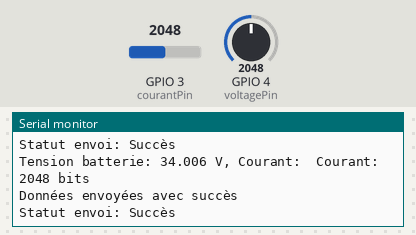
Simulated run of this sketch. Board: ESP32. On the bench: the last lines printed to the serial monitor. The test bench sets the inputs (shaded band); at power-on: GPIO 3 (courantPin) = 2048, GPIO 4 (voltagePin) = 2048.

Above: at 10.8 s.
10.9 s: GPIO 3 (courantPin) set to 2866
At 20.7 s:
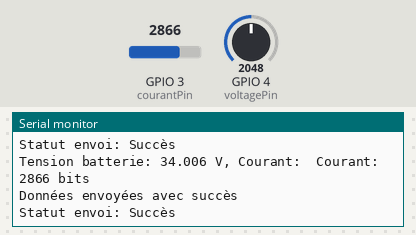
20.9 s: GPIO 4 (voltagePin) set to 2866
At 30.7 s:
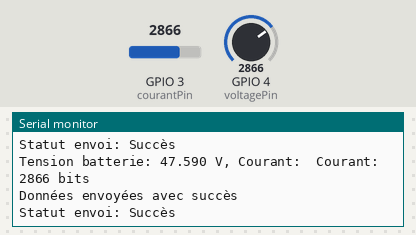
30.9 s: GPIO 3 (courantPin) set to 3603
At 40.4 s:
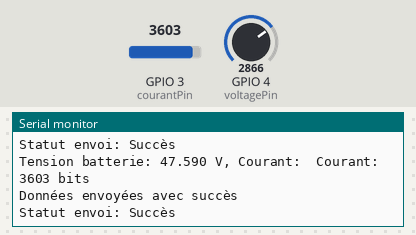
40.9 s: GPIO 4 (voltagePin) set to 3603
At 50.5 s:
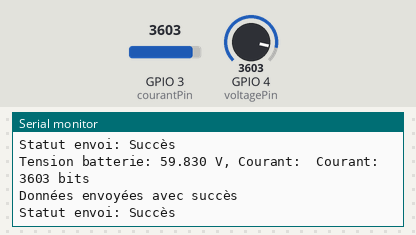
Timing chart, 0 to 51.9 s (numbered marks = the images above; inputs shaded):
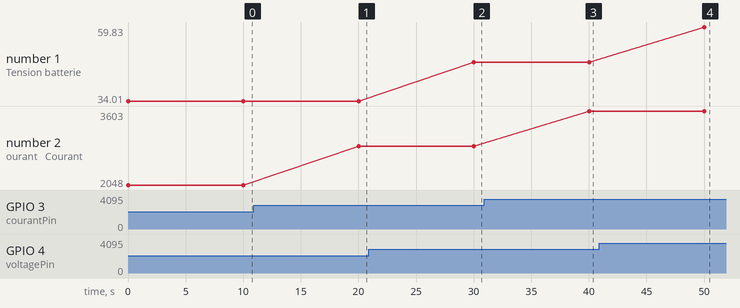

The sketch:

espnow_emetteur.ino
```cpp
#include <esp_now.h>
#include <WiFi.h>


// Adresse MAC du récepteur
uint8_t broadcastAddress[] = {0xe0, 0x72, 0xa1, 0x72, 0x34, 0xec};

// Structure des données

#pragma pack(push,1)
typedef struct struct_message {
  uint8_t device_id;
  int32_t tensionCC;  // Tension en mV
  int32_t courant;    // Courant en mA
  uint8_t checksum;
} struct_message;
#pragma pack(pop)
struct_message myData;

uint8_t calculateChecksum(struct_message *data){
  return (uint8_t)((data->device_id ^ data->tensionCC ^ data->courant) &0xFF);
}

// Paramètres du capteur de tension
const int voltagePin = 4;       // Broche ADC pour la tension batterie
const float tensionConversionSlope = 0.0182292;
const float tensionConversionOffset = -0.005208;
const float coef_ajust_voltage =0.911;


// Paramètres du capteur de courant
const int courantPin = 3;       // Broche ADC pour lle courant batterie

esp_now_peer_info_t peerInfo;

// Callback pour l'envoi ESP-NOW
void OnDataSent(const uint8_t *mac_addr, esp_now_send_status_t status) {
  Serial.print("\r\nStatut envoi: ");
  Serial.println(status == ESP_NOW_SEND_SUCCESS ? "Succès" : "Échec");
}

void setup() {
  Serial.begin(115200);

  // Configuration Wi-Fi
  WiFi.mode(WIFI_STA);

  // Initialisation ESP-NOW
  if (esp_now_init() != ESP_OK) {
    Serial.println("Erreur initialisation ESP-NOW");
    return;
  }


  analogSetPinAttenuation(voltagePin, ADC_11db);
  esp_now_register_send_cb(esp_now_send_cb_t(OnDataSent));

  // Configuration du pair (récepteur)
 memcpy(peerInfo.peer_addr, broadcastAddress, 6);
  peerInfo.channel = 0;
  peerInfo.encrypt = false;

  if (esp_now_add_peer(&peerInfo) != ESP_OK) {
    Serial.println("Échec ajout du pair");
    return;
  }


  myData.device_id = 1; // ID de l'appareil
}

void loop() {


  // Lecture ducourantbatterie
  int courantAdc = analogRead(courantPin);
  //envoi du courant : la conversion en ampere se fait dans nodered fonction shunt.
  myData.courant=courantAdc;

  //lecture de la tension batterie
   int voltageAdc = analogRead(voltagePin);
  float batteryVoltage =coef_ajust_voltage*( tensionConversionSlope * voltageAdc + tensionConversionOffset);
  myData.tensionCC = static_cast<int32_t>(batteryVoltage * 1000); // Conversion en mV

  myData.checksum=calculateChecksum(&myData);
  myData.checksum=calculateChecksum(&myData);

  // Affichage pour débogage

  Serial.print("Tension batterie: ");
  Serial.print(batteryVoltage, 3);
  Serial.print(" V, Courant: ");
  Serial.print(" Courant: ");
  Serial.print(courantAdc);
  Serial.println(" bits");

  // Envoi des données via ESP-NOW
  esp_err_t result = esp_now_send(broadcastAddress, (uint8_t *) &myData, sizeof(myData));
  if (result == ESP_OK) {
    Serial.println("Données envoyées avec succès");
  } else {
    Serial.println("Échec envoi des données");
  }

  delay(10000); // Délai entre les envois
}
```

Measured:
- after the input at 10.9 s, the serial monitor: prints a new line after 9.1 s (image 1)
- after the input at 20.9 s, the serial monitor: prints a new line after 9.1 s (image 2)
- after the input at 30.9 s, the serial monitor: prints a new line after 9.1 s (image 3)
- after the input at 40.9 s, the serial monitor: prints a new line after 9.1 s (image 4)
- plotted number 1: 34.01 → 47.59 after the input at 20.9 s, 47.59 → 59.83 after the input at 40.9 s
- plotted number 2: 2048 → 2866 after the input at 10.9 s, 2866 → 3603 after the input at 30.9 s
